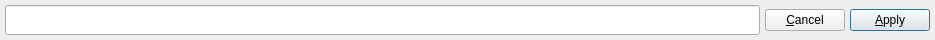
<?xml version="1.0" encoding="UTF-8"?>
<ui version="4.0">
 <class>RenameTabFrame</class>
 <widget class="QFrame" name="RenameTabFrame">
  <property name="geometry">
   <rect>
    <x>0</x>
    <y>0</y>
    <width>935</width>
    <height>40</height>
   </rect>
  </property>
  <property name="minimumSize">
   <size>
    <width>0</width>
    <height>40</height>
   </size>
  </property>
  <property name="maximumSize">
   <size>
    <width>16777215</width>
    <height>40</height>
   </size>
  </property>
  <property name="windowTitle">
   <string notr="true">Frame</string>
  </property>
  <layout class="QHBoxLayout" name="horizontalLayout">
   <property name="spacing">
    <number>5</number>
   </property>
   <property name="leftMargin">
    <number>5</number>
   </property>
   <property name="topMargin">
    <number>5</number>
   </property>
   <property name="rightMargin">
    <number>5</number>
   </property>
   <property name="bottomMargin">
    <number>5</number>
   </property>
   <item>
    <widget class="QLineEdit" name="labelEdit">
     <property name="sizePolicy">
      <sizepolicy hsizetype="Expanding" vsizetype="Expanding">
       <horstretch>0</horstretch>
       <verstretch>0</verstretch>
      </sizepolicy>
     </property>
     <property name="clearButtonEnabled">
      <bool>true</bool>
     </property>
    </widget>
   </item>
   <item>
    <widget class="QPushButton" name="btnCancel">
     <property name="sizePolicy">
      <sizepolicy hsizetype="Minimum" vsizetype="Fixed">
       <horstretch>0</horstretch>
       <verstretch>0</verstretch>
      </sizepolicy>
     </property>
     <property name="text">
      <string>&amp;Cancel</string>
     </property>
    </widget>
   </item>
   <item>
    <widget class="QPushButton" name="btnApply">
     <property name="sizePolicy">
      <sizepolicy hsizetype="Minimum" vsizetype="Fixed">
       <horstretch>0</horstretch>
       <verstretch>0</verstretch>
      </sizepolicy>
     </property>
     <property name="text">
      <string>&amp;Apply</string>
     </property>
     <property name="default">
      <bool>true</bool>
     </property>
    </widget>
   </item>
  </layout>
 </widget>
 <resources/>
 <connections>
  <connection>
   <sender>btnCancel</sender>
   <signal>clicked()</signal>
   <receiver>RenameTabFrame</receiver>
   <slot>hide()</slot>
   <hints>
    <hint type="sourcelabel">
     <x>449</x>
     <y>17</y>
    </hint>
    <hint type="destinationlabel">
     <x>289</x>
     <y>17</y>
    </hint>
   </hints>
  </connection>
  <connection>
   <sender>btnApply</sender>
   <signal>clicked()</signal>
   <receiver>RenameTabFrame</receiver>
   <slot>hide()</slot>
   <hints>
    <hint type="sourcelabel">
     <x>534</x>
     <y>17</y>
    </hint>
    <hint type="destinationlabel">
     <x>289</x>
     <y>17</y>
    </hint>
   </hints>
  </connection>
  <connection>
   <sender>labelEdit</sender>
   <signal>returnPressed()</signal>
   <receiver>btnApply</receiver>
   <slot>click()</slot>
   <hints>
    <hint type="sourcelabel">
     <x>204</x>
     <y>17</y>
    </hint>
    <hint type="destinationlabel">
     <x>534</x>
     <y>17</y>
    </hint>
   </hints>
  </connection>
  <connection>
   <sender>btnApply</sender>
   <signal>clicked()</signal>
   <receiver>RenameTabFrame</receiver>
   <slot>onApplyClicked()</slot>
   <hints>
    <hint type="sourcelabel">
     <x>534</x>
     <y>17</y>
    </hint>
    <hint type="destinationlabel">
     <x>289</x>
     <y>17</y>
    </hint>
   </hints>
  </connection>
 </connections>
 <slots>
  <signal>applyPressed()</signal>
  <slot>onApplyClicked()</slot>
 </slots>
</ui>
